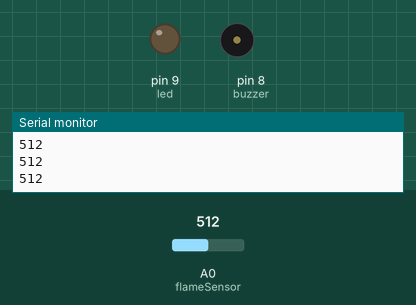
A sketch run on a simulated Arduino Uno, built with avr-gcc and run on an emulated ATmega328P. On the bench: output pins drawn as LEDs (lit = HIGH), buzzer (waves = sounding, pin HIGH), the last lines printed to the serial monitor. Inputs (shaded band) come from the test bench; at power-on: A0 (flameSensor) = 512.

Above: at 1.2 s.
1.3 s: A0 (flameSensor) set to 488
At 2.4 s:
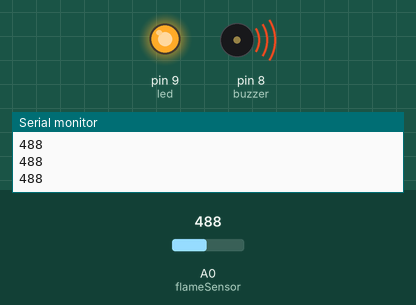
2.8 s: A0 (flameSensor) set to 510
At 3.7 s:
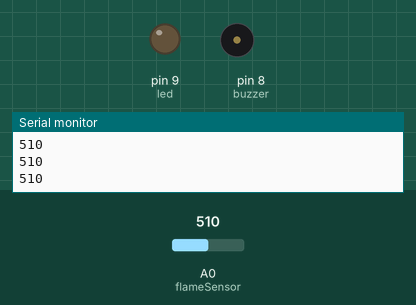
4.3 s: A0 (flameSensor) set to 490
At 5.0 s:
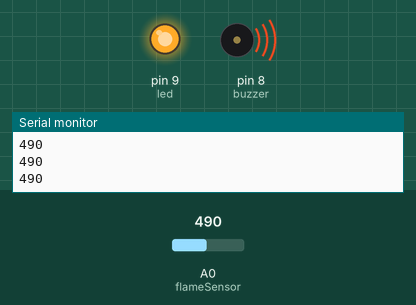
Timing chart, 0 to 7.3 s (numbered marks = the images above; inputs shaded):
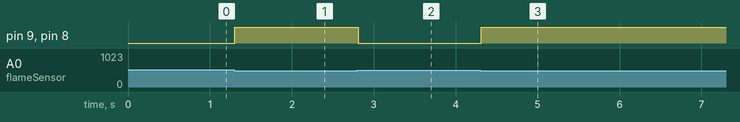

Measured:
- the behaviour switches between 500 and 499 on A0 (flameSensor) (found by bisection; images 0 and 1)
- after the input at 1.3 s, pin 9 (led), pin 8 (buzzer): LOW → HIGH at once
- after the input at 2.8 s, pin 9 (led), pin 8 (buzzer): HIGH → LOW at once
- after the input at 4.3 s, pin 9 (led), pin 8 (buzzer): LOW → HIGH at once

The sketch:

fire_alarm_system.ino
```cpp
int flameSensor = A0;

int buzzer = 8;
int led = 9;

void setup() {

  pinMode(buzzer, OUTPUT);
  pinMode(led, OUTPUT);

  Serial.begin(9600);

}

void loop() {

  int flameValue = analogRead(flameSensor);

  Serial.println(flameValue);

  if (flameValue < 500) {

    digitalWrite(buzzer, HIGH);
    digitalWrite(led, HIGH);

  } else {

    digitalWrite(buzzer, LOW);
    digitalWrite(led, LOW);

  }

  delay(100);

}
```
